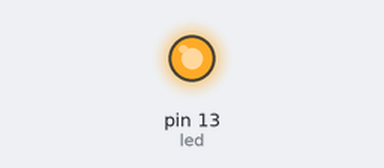
Simulated run of this sketch. Board: Arduino Uno, built with avr-gcc and run on an emulated ATmega328P. On the bench: output pins drawn as LEDs (lit = HIGH). What the sketch prints to the serial monitor is not drawn.

Above: at 0.1 s.
At 1.1 s:
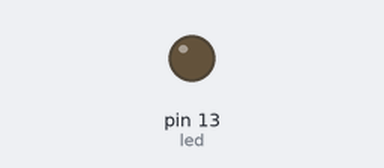
Timing chart, 0 to 2.6 s (numbered marks = the images above):
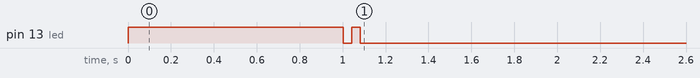

Measured:
- by itself, pin 13 (led): HIGH → LOW at 1.0 s, → HIGH 0.04 s later, → LOW 0.04 s later

The sketch:

delayrunning_test.ino
```cpp
int led = 13;
unsigned long delayStart = 0; // the time the delay started
bool delayRunning = false; // true if still waiting for delay to finish

void setup() {
  Serial.begin(9600);
  pinMode(led, OUTPUT);   // initialize the digital pin as an output.
  digitalWrite(led, HIGH); // turn led on

  delayStart = millis();   // start delay

}

void loop() {
digitalWrite(led, HIGH); // turn led on
   delayRunning = true; // not finished yet


  // check if delay has timed out after 10sec == 10000mS
  if (delayRunning && ((millis() - delayStart) >= 1000)) {
    delayRunning = false; // // prevent this code being run more then once
    digitalWrite(led, LOW); // turn led off
    Serial.println("Turned LED Off");
  }
//  Other loop code here . . .
 // Serial.println("Run Other Code");
  Serial.println(delayStart);
}
```
